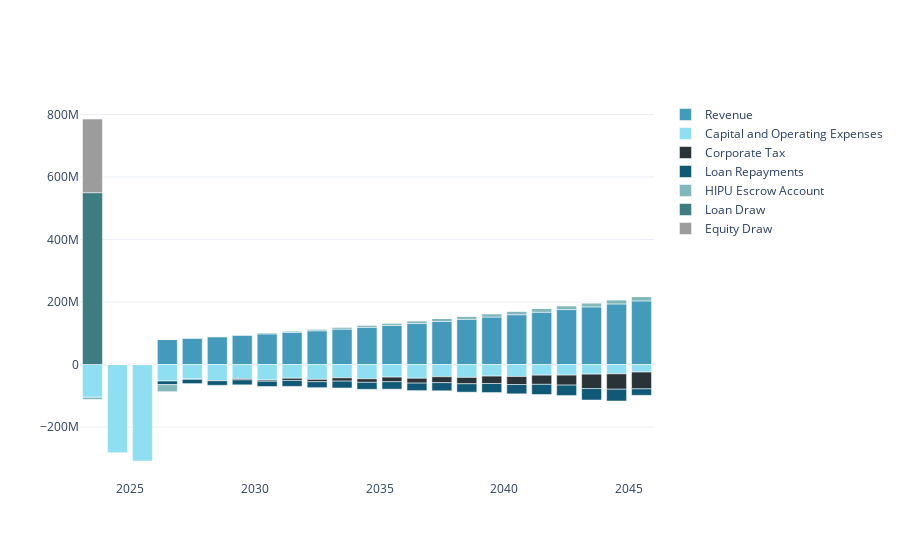

Source (notebook cell):
### Code cell
row_names = ["Revenue", "Total Expenses", "Corporate Tax Due", "Loan Repayments Due", "HIPU Escrow Account", "Loan Income", "Equity Income"]

graph_names = ["Revenue", "Capital and Operating Expenses", "Corporate Tax", "Loan Repayments", "HIPU Escrow Account", "Loan Draw", "Equity Draw"]

traces = [go.Bar(name=gn,x=df.columns, y=df.loc[rn] ) for (gn, rn) in zip(graph_names, row_names)]

fig = go.Figure(data=traces)
# Change the bar mode
fig.update_layout(barmode='relative')
